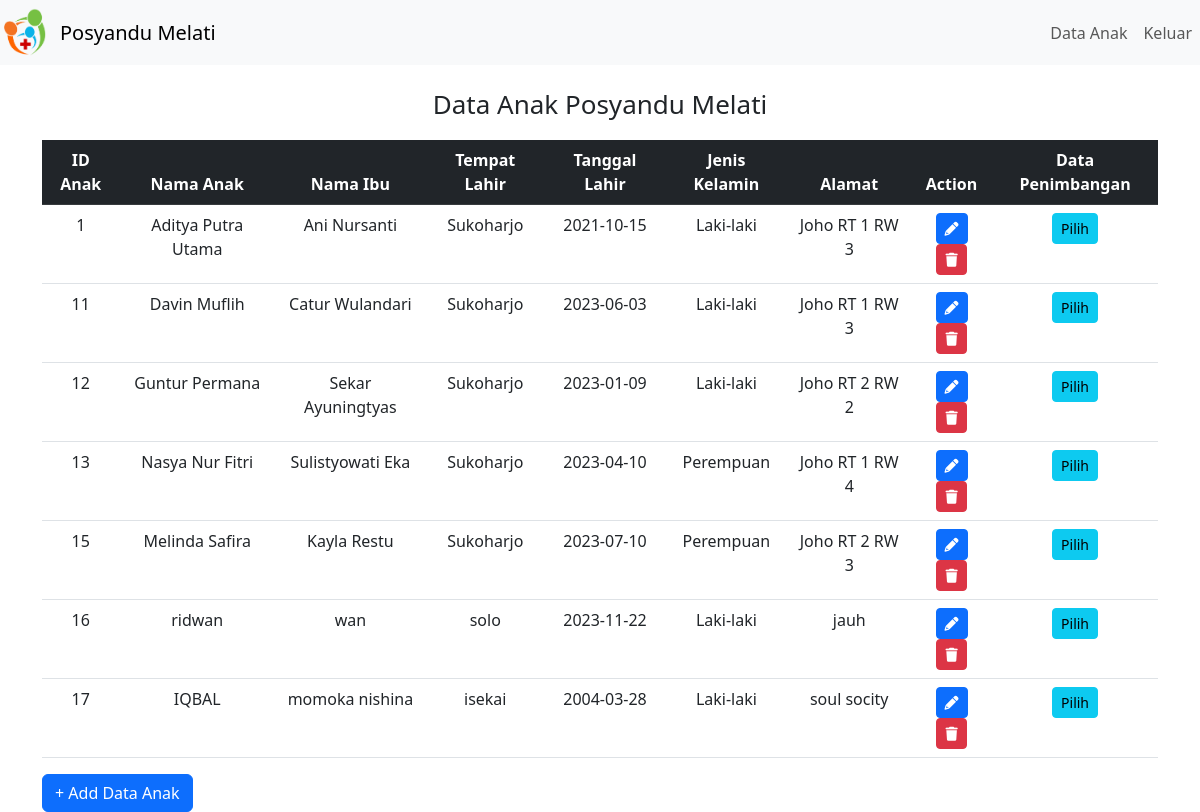
Screenshot of /data_anak.php with the database file from the repository.
### tables this page shows
CREATE TABLE `t_anak` (
  `id_anak` int(11) NOT NULL,
  `nama_anak` varchar(100) NOT NULL,
  `nama_ibu` varchar(100) NOT NULL,
  `tempat_lahir` varchar(100) NOT NULL,
  `tanggal_lahir` date NOT NULL,
  `jenis_kelamin` enum('Laki-laki','Perempuan','','') NOT NULL,
  `alamat` text NOT NULL
);

### data_anak.php (the view, shortened to what this page needs)
<!DOCTYPE html>
<html>
<head>
  <link rel="stylesheet" href="https://cdn.jsdelivr.net/npm/bootstrap@5.3.0/dist/css/bootstrap.min.css">
  <link rel="stylesheet" href="https://cdnjs.cloudflare.com/ajax/libs/font-awesome/6.0.0-beta3/css/all.min.css">
</head>
<body>
  <?php include_once("connection.php"); ?>
  <div class="navbar navbar-expand-lg navbar-light bg-light">
    <div class="navbar-logo">
      <img src="img/Favicon.png" alt="Posyandu Logo">
    </div>
    <a class="navbar-brand" href="#">Posyandu Melati</a>
    <ul class="navbar-menu navbar-nav ms-auto">
      <li class="nav-item"><a class="nav-link" href="data_anak.php">Data Anak </a></li>
      <li class="nav-item"><a class="nav-link" href="index.html">Keluar </a></li>
    </ul>
  </div>
  <div class="container mt-4">
    <h2 class="title">Data Anak Posyandu Melati</h2>
    <table class="table">
      <thead class="table-dark">
        <tr>
          <th class="text-center">ID Anak</th>
          <th class="text-center">Nama Anak</th>
          <th class="text-center">Nama Ibu</th>
          <th class="text-center">Tempat Lahir</th>
          <th class="text-center">Tanggal Lahir</th>
          <th class="text-center">Jenis Kelamin</th>
          <th class="text-center">Alamat</th>
          <th class="text-center">Action</th>
          <th class="text-center">Data Penimbangan</th>
        </tr>
      </thead>
      <?php $query = $conn->query('SELECT * FROM t_anak'); ?>
      <?php if ($query->rowCount() > 0): ?>
        <?php
        foreach ($query->fetchAll(PDO::FETCH_ASSOC) as $row):
          ?>
          <tr>
            <td class="text-center">
              <?php echo $row['id_anak']; ?>
            </td>
            <td class="text-center">
              <?php echo $row['nama_anak']; ?>
            </td>
            <td class="text-center">
              <?php echo $row['nama_ibu']; ?>
            </td>
            <td class="text-center">
              <?php echo $row['tempat_lahir']; ?>
            </td>
            <td class="text-center">
              <?php echo $row['tanggal_lahir']; ?>
            </td>
            <td class="text-center">
              <?php echo $row['jenis_kelamin']; ?>
            </td>
            <td class="text-center">
              <?php echo $row['alamat']; ?>
            </td>
            <td class="text-center">
              <a href="edit.php?id_anak=<?php echo $row['id_anak']; ?>" class="btn btn-sm btn-primary">
                <i class="fas fa-pencil-alt"></i>
              </a>
              <a href="delete.php?id_anak=<?php echo $row['id_anak']; ?>" class="btn btn-sm btn-danger">
                <i class="fas fa-trash"></i>
              </a>
            </td>
            <td class="text-center">
              <a href="penimbangan/data_penimbangan.php?id_anak=<?php echo $row['id_anak']; ?>"
                class="btn btn-sm btn-info">Pilih</a>
            </td>
          </tr>
          <?php
        endforeach;
        ?>
      <?php else: ?>
        <tr>
          <td colspan="6" class="empty-data text-center">Belum ada data anak</td>
        </tr>
      <?php endif; ?>
    </table>
  </div>
  <div class="container mt-3">
    <div class="action-links">
      <a href="create.php" class="btn btn-primary">+ Add Data Anak</a>
    </div>
  </div>
</body>
</html>

### data_anak.php (style rules this page uses)
.navbar-logo img { width: 50px; margin-right: 10px; }
.navbar a { text-decoration: none; }
.title { text-align: center; margin-top: 20px; font-size: 26px; margin-bottom: 20px; }

### rows the page displays
t_anak: id_anak "1", nama_anak "Aditya Putra Utama", nama_ibu "Ani Nursanti", tempat_lahir "Sukoharjo", tanggal_lahir "2021-10-15", jenis_kelamin "Laki-laki", alamat "Joho RT 1 RW 3"
t_anak: id_anak "11", nama_anak "Davin Muflih", nama_ibu "Catur Wulandari", tempat_lahir "Sukoharjo", tanggal_lahir "2023-06-03", jenis_kelamin "Laki-laki", alamat "Joho RT 1 RW 3"
t_anak: id_anak "12", nama_anak "Guntur Permana", nama_ibu "Sekar Ayuningtyas", tempat_lahir "Sukoharjo", tanggal_lahir "2023-01-09", jenis_kelamin "Laki-laki", alamat "Joho RT 2 RW 2"
t_anak: id_anak "13", nama_anak "Nasya Nur Fitri", nama_ibu "Sulistyowati Eka", tempat_lahir "Sukoharjo", tanggal_lahir "2023-04-10", jenis_kelamin "Perempuan", alamat "Joho RT 1 RW 4"
t_anak: id_anak "15", nama_anak "Melinda Safira", nama_ibu "Kayla Restu", tempat_lahir "Sukoharjo", tanggal_lahir "2023-07-10", jenis_kelamin "Perempuan", alamat "Joho RT 2 RW 3"
t_anak: id_anak "16", nama_anak "ridwan", nama_ibu "wan", tempat_lahir "solo", tanggal_lahir "2023-11-22", jenis_kelamin "Laki-laki", alamat "jauh"
t_anak: id_anak "17", nama_anak "IQBAL", nama_ibu "momoka nishina", tempat_lahir "isekai", tanggal_lahir "2004-03-28", jenis_kelamin "Laki-laki", alamat "soul socity"
